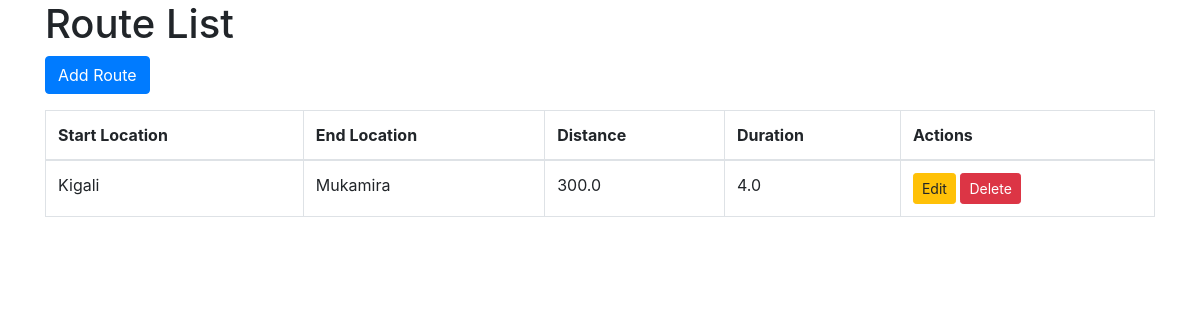
Page /transport/routes/ (signed in) on the earlier database version.
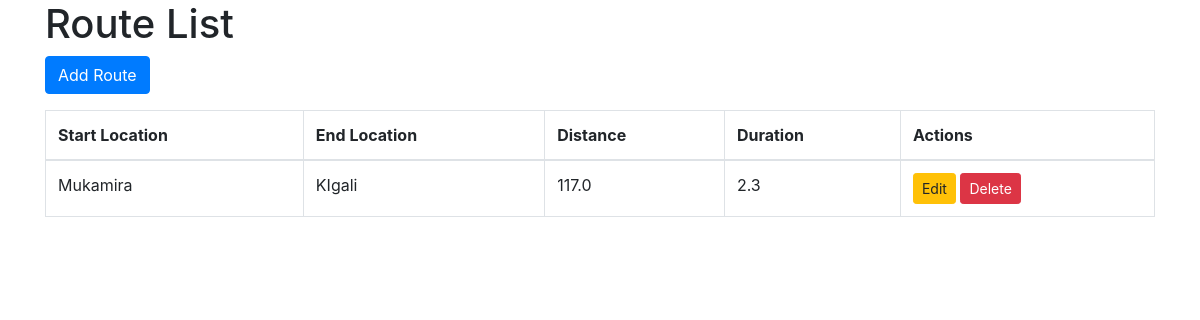
Same page on the later database version.
### transport/models.py (models this page shows, shortened)
class Route(models.Model):
    start_location = models.CharField(max_length=100)
    end_location = models.CharField(max_length=100)
    distance = models.FloatField()
    duration = models.FloatField()
    estimated_time = models.FloatField(default=0)  # Predicted via ML model

### transport/views.py (the view)
# urls.py: path('routes/', route_list, name='route_list'),
@login_required
def route_list(request):
    routes = Route.objects.all()
    return render(request, 'transport/route_list.html', {'routes': routes})

### transport/templates/transport/route_list.html (shortened to what this page needs)
<!DOCTYPE html>
<html lang="en">
<head>
    <link rel="stylesheet" href="https://maxcdn.bootstrapcdn.com/bootstrap/4.5.2/css/bootstrap.min.css">
</head>
<body>
    <div class="container">
        <h1>Route List</h1>
        <a href="{% url 'transport:add_route' %}" class="btn btn-primary">Add Route</a>
        <table class="table table-bordered mt-3">
            <thead>
                <tr>
                    <th>Start Location</th>
                    <th>End Location</th>
                    <th>Distance</th>
                    <th>Duration</th>
                    <th>Actions</th>
                </tr>
            </thead>
            <tbody>
                {% for route in routes %}
                <tr>
                    <td>{{ route.start_location }}</td>
                    <td>{{ route.end_location }}</td>
                    <td>{{ route.distance }}</td>
                    <td>{{ route.duration }}</td>
                    <td>
                        <a href="{% url 'transport:edit_route' route.id %}" class="btn btn-warning btn-sm">Edit</a>
                        <a href="{% url 'transport:delete_route' route.id %}" class="btn btn-danger btn-sm">Delete</a>
                    </td>
                </tr>
                {% endfor %}
            </tbody>
        </table>
    </div>
</body>
</html>

Differences in the rows shown:
removed Route: start_location "Kigali", end_location "Mukamira", distance "300.0", duration "4.0"
added Route: start_location "Mukamira", end_location "KIgali", distance "117.0", duration "2.3"
